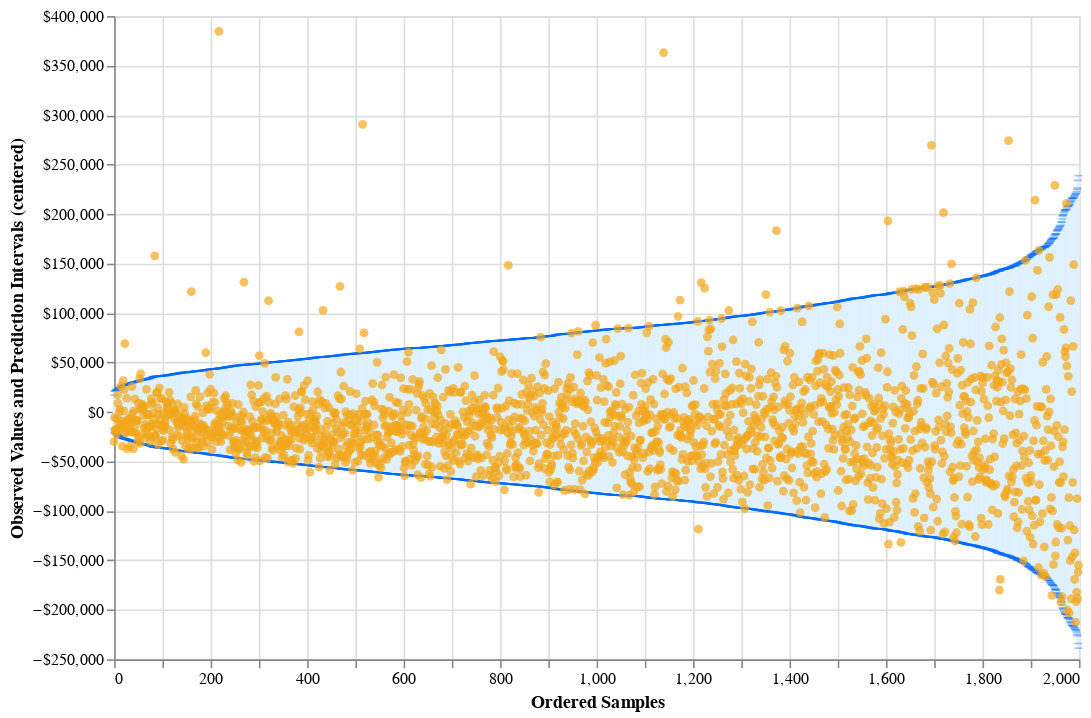

The notebook cell this image was saved under:
### Code cell
print("Prediction Intervals Plot")
chart2

### Figure 1 — Vega-Lite specification as saved in the notebook (floating-point values rounded to 4 significant figures; data arrays with more than 128 entries replaced by an {"elided": "..."} marker saying what was removed)
{"config": {"view": {"continuousWidth": 400, "continuousHeight": 300}}, "layer": [{"mark": {"type": "bar", "opacity": 0.8, "width": 2}, "encoding": {"color": {"value": "#e0f2ff"}, "tooltip": [{"field": "idx", "format": ",d", "title": "Sample Index", "type": "quantitative"}, {"field": "y_true", "format": "$,d", "title": "Actual Price (Centered)", "type": "quantitative"}, {"field": "y_pred", "format": "$,d", "title": "Predicted Price (Centered)", "type": "quantitative"}, {"field": "y_pred_low", "format": "$,d", "title": "Predicted Lower Price", "type": "quantitative"}, {"field": "y_pred_upp", "format": "$,d", "title": "Predicted Upper Price", "type": "quantitative"}, {"field": "y_pred_width", "format": "$,d", "title": "Prediction Interval Width", "type": "quantitative"}], "x": {"field": "idx", "scale": {"domain": [0, 2000], "padding": 0}, "title": "", "type": "quantitative"}, "y": {"field": "y_pred_low", "scale": {"domain": [-212500, 384573], "padding": 0}, "title": "", "type": "quantitative"}, "y2": {"field": "y_pred_upp", "title": null}}, "transform": [{"calculate": "(datum['y_pred_upp'] - datum['y_pred_low'])", "as": "y_pred_width"}]}, {"mark": {"type": "tick", "opacity": 0.4, "orient": "horizontal", "thickness": 1, "width": 5}, "encoding": {"color": {"value": "#006aff"}, "x": {"field": "idx", "title": "", "type": "quantitative"}, "y": {"field": "y_pred_low", "title": "", "type": "quantitative"}}, "transform": [{"calculate": "(datum['y_pred_upp'] - datum['y_pred_low'])", "as": "y_pred_width"}]}, {"mark": {"type": "tick", "opacity": 0.4, "orient": "horizontal", "thickness": 1, "width": 5}, "encoding": {"color": {"value": "#006aff"}, "x": {"field": "idx", "title": "", "type": "quantitative"}, "y": {"field": "y_pred_upp", "title": "", "type": "quantitative"}}, "transform": [{"calculate": "(datum['y_pred_upp'] - datum['y_pred_low'])", "as": "y_pred_width"}]}, {"mark": {"type": "circle", "size": 30}, "encoding": {"color": {"value": "#f2a619"}, "tooltip": [{"field": "idx", "format": ",d", "title": "Sample Index", "type": "quantitative"}, {"field": "y_true", "format": "$,d", "title": "Actual Price (Centered)", "type": "quantitative"}, {"field": "y_pred", "format": "$,d", "title": "Predicted Price (Centered)", "type": "quantitative"}, {"field": "y_pred_low", "format": "$,d", "title": "Predicted Lower Price", "type": "quantitative"}, {"field": "y_pred_upp", "format": "$,d", "title": "Predicted Upper Price", "type": "quantitative"}, {"field": "y_pred_width", "format": "$,d", "title": "Prediction Interval Width", "type": "quantitative"}], "x": {"axis": {"format": ",d"}, "field": "idx", "title": "Ordered Samples", "type": "quantitative"}, "y": {"axis": {"format": "$,d"}, "field": "y_true", "title": "Observed Values and Prediction Intervals (centered)", "type": "quantitative"}}, "transform": [{"calculate": "(datum['y_pred_upp'] - datum['y_pred_low'])", "as": "y_pred_width"}]}], "data": {"name": "data-06d257555f039a297a736d3127450c3f"}, "height": 400, "width": 600, "$schema": "https://vega.github.io/schema/vega-lite/v4.17.0.json", "datasets": {"data-06d257555f039a297a736d3127450c3f": {"elided": "2000 records"}}}
